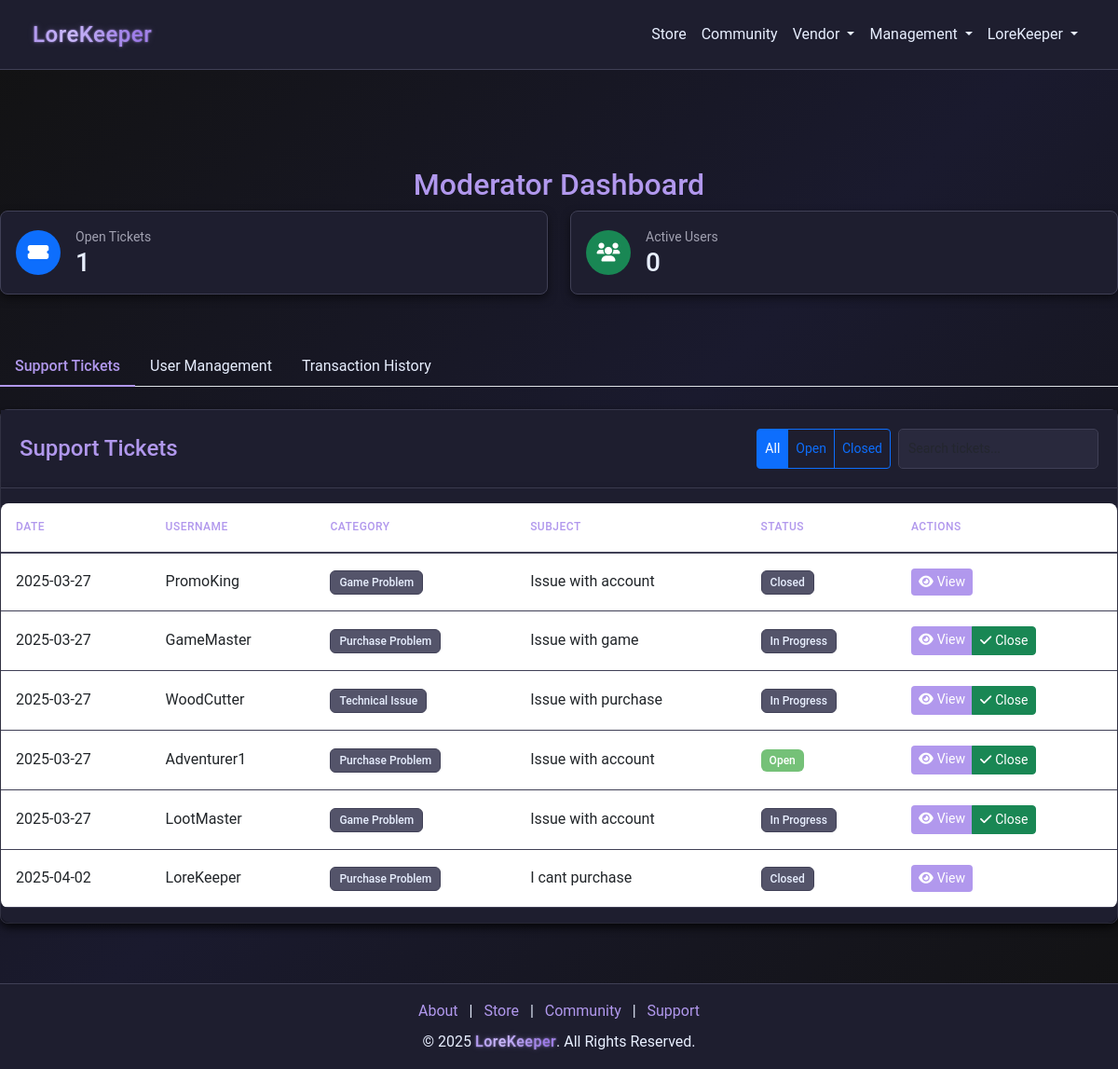
The page /moderator/dashboard (signed in) on the database as committed earlier.
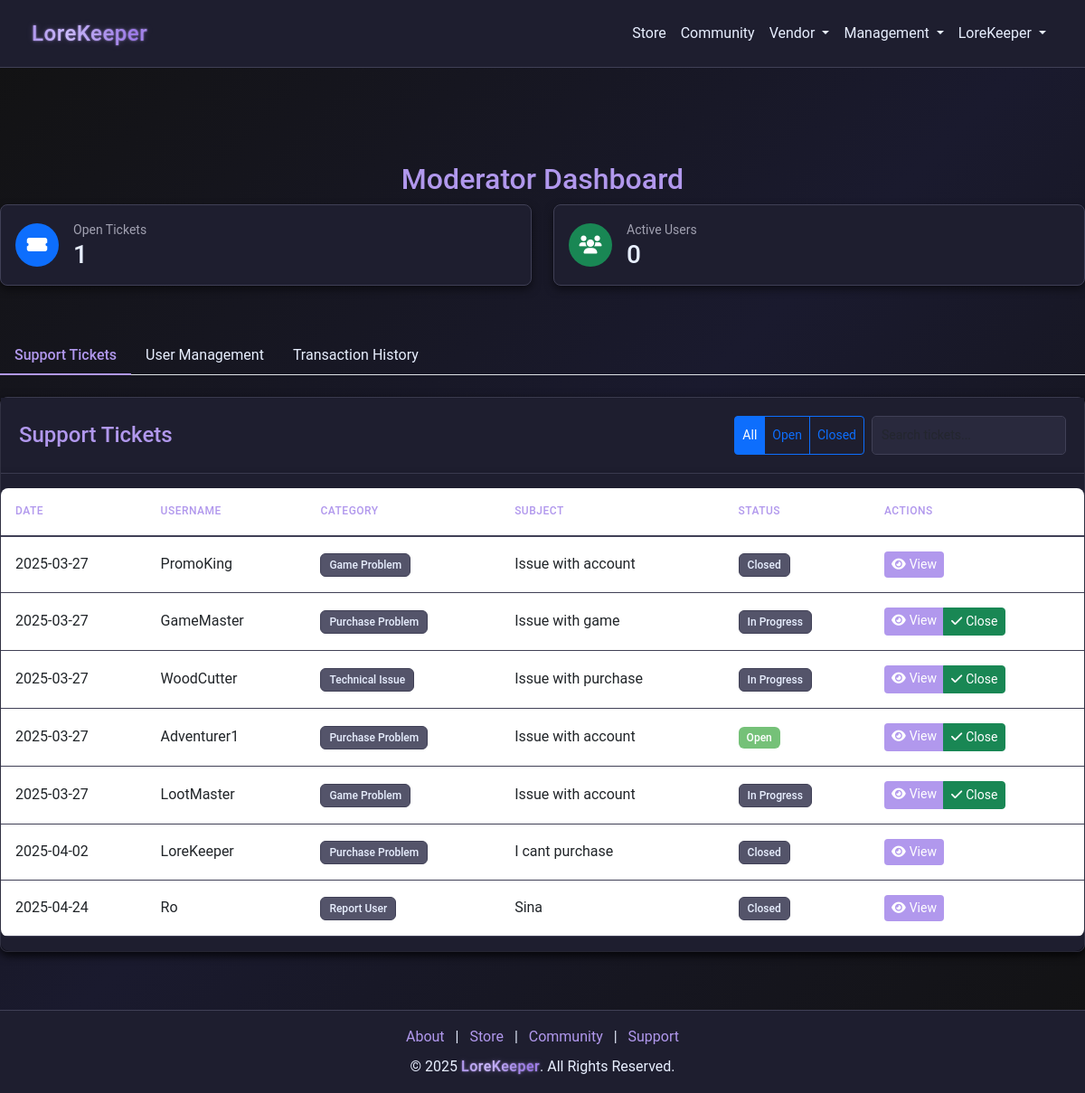
The same page on the database as committed later.
### models.py (models this page shows)
class SupportTicket(db.Model):
    __tablename__ = "support_tickets"
    id = db.Column(db.Integer, primary_key=True)
    user_id = db.Column(db.Integer, db.ForeignKey("users.id"), nullable=False)
    category = db.Column(db.String(100), nullable=False)
    subject = db.Column(db.String(100), nullable=False)
    message = db.Column(db.Text, nullable=False)
    status = db.Column(db.String(20), default="Open", index=True)
    created_at = db.Column(db.DateTime, default=datetime.utcnow)
    responses = db.relationship(
        "SupportTicketResponse",
        back_populates="ticket",
        lazy="dynamic",
        cascade="all, delete-orphan",
    )
    user = db.relationship("User", back_populates="tickets")

class User(db.Model):
    __tablename__ = "users"
    id = db.Column(db.Integer, primary_key=True)
    username = db.Column(db.String(64), nullable=False, index=True)
    email = db.Column(db.String(128), unique=True, nullable=False, index=True)
    password = db.Column(db.String(128), nullable=False)
    bio = db.Column(db.String(256), default="")
    privilege_id = db.Column(db.Integer, db.ForeignKey("privileges.id"), default=1)
    created_at = db.Column(db.DateTime, default=datetime.utcnow)
    status = db.Column(db.String(64), default="Active", index=True)
    balance = db.Column(db.Integer, default=0)
    pending_balance = db.Column(db.Integer, default=0)
    purchases = db.relationship(
        "Purchase", back_populates="user", lazy=True, cascade="all, delete-orphan"
    )
    subscription = db.relationship(
        "Subscription", back_populates="user", lazy=True, cascade="all, delete-orphan"
    )
    received_transactions = db.relationship(
        "Receipt", foreign_keys="Receipt.receiver_id", back_populates="receiver"
    )
    tickets = db.relationship("SupportTicket", back_populates="user")
    responses = db.relationship("SupportTicketResponse", back_populates="responder")
    balance_logs = db.relationship("TransactionLog", back_populates="user")
    game_states = db.relationship("GameState", back_populates="user")
    grindstone_items = db.relationship("GrindStoneItem", back_populates="user")
    community_posts = db.relationship("CommunityPost", back_populates="creator")
    community_replies = db.relationship("CommunityReply", back_populates="creator")

### app.py (the view)
@app.route("/moderator/dashboard", methods=["GET", "POST"])
@moderator_required
def moderator_dashboard():
    tickets = SupportTicket.query.all()
    return render_template(
        "moderator_dashboard.html",
        tickets=tickets,
        get_username_from_id=get_username_from_id,
    )

### app.py (called while the page is built)
@app.after_request
def add_header(response):
    response.headers["Cache-Control"] = "no-store"
    return response

@app.route("/get_username_from_id/<int:user_id>")
def get_username_from_id(user_id):
    user = User.query.filter_by(id=user_id).first()
    return user.username

@app.before_request
def before_request():
    try:
        if session.get("user_id"):
            session.permanent = True
        else:
            getCookie()
    except Exception:
        session.clear()

### wrappers.py (called while the page is built)
def moderator_required(f):
    @wraps(f)
    def decorated_function(*args, **kwargs):
        if not session.get("user_id"):
            flash("You must be logged in to access this page", "warning")
            return redirect(url_for("login"))
        if session.get("privilege_id") <= 998:
            flash("Moderator access required for this page", "warning")
            return redirect(url_for("home"))
        return f(*args, **kwargs)
    return decorated_function

### templates/moderator_dashboard.html (shortened to what this page needs)
{% extends "nav_footer_template.html" %}
{% block content %}
<div class="container mt-5 admin-dashboard">
    <h2 class="text-center" style="color: var(--accent-color);">Moderator Dashboard</h2>
    <div class="row mb-4">
        <div class="col-md-6">
            <div class="admin-card p-3">
                <div class="d-flex align-items-center">
                    <div class="stats-icon bg-primary">
                        <i class="fas fa-ticket-alt"></i>
                    </div>
                    <div class="ms-3">
                        <div class="small text-muted">Open Tickets</div>
                        <div class="h3 mb-0">{{ tickets|selectattr('status', 'eq', 'Open')|list|length }}</div>
                    </div>
                </div>
            </div>
        </div>
        <div class="col-md-6">
            <div class="admin-card p-3">
                <div class="d-flex align-items-center">
                    <div class="stats-icon bg-success">
                        <i class="fas fa-users"></i>
                    </div>
                    <div class="ms-3">
                        <div class="small text-muted">Active Users</div>
                        <div class="h3 mb-0">{{ users|selectattr('is_banned', 'eq', false)|list|length }}</div>
                    </div>
                </div>
            </div>
        </div>
    </div>
    <ul class="nav nav-tabs mb-4" id="moderatorTabs" role="tablist">
        <li class="nav-item">
            <a class="nav-link active" id="tickets-tab" data-bs-toggle="tab" href="#tickets" role="tab" style="color: var(--accent-color);">Support Tickets</a>
        </li>
        <li class="nav-item">
            <a class="nav-link" id="users-tab" data-bs-toggle="tab" href="#users" role="tab" style="color: var(--accent-color);">User Management</a>
        </li>
        <li class="nav-item">
            <a class="nav-link" id="transactions-tab" data-bs-toggle="tab" href="#transactions" role="tab" style="color: var(--accent-color);">Transaction History</a>
        </li>
    </ul>
    <div class="tab-content" id="moderatorTabContent">
        <div class="tab-pane fade show active" id="tickets" role="tabpanel">
            <div class="admin-card">
                <div class="card-header">
                    <div class="d-flex justify-content-between align-items-center">
                        <h5 class="card-title mb-0">Support Tickets</h5>
                        <div class="d-flex gap-2">
                            <div class="btn-group">
                                <button type="button" class="btn btn-sm btn-outline-primary active" onclick="filterTickets('all')">
                                    All
                                </button>
                                <button type="button" class="btn btn-sm btn-outline-primary" onclick="filterTickets('open')">
                                    Open
                                </button>
                                <button type="button" class="btn btn-sm btn-outline-primary" onclick="filterTickets('closed')">
                                    Closed
                                </button>
                            </div>
                            <input type="text" class="form-control form-control-sm" placeholder="Search tickets..." id="ticketSearch">
                        </div>
                    </div>
                </div>
                <div class="card-body p-0">
                    <div class="table-responsive">
                        <table class="table admin-table">
                            <thead>
                                <tr>
                                    <th>Date</th>
                                    <th>Username</th>
                                    <th>Category</th>
                                    <th>Subject</th>
                                    <th>Status</th>
                                    <th>Actions</th>
                                </tr>
                            </thead>
                            <tbody>
                                {% for ticket in tickets %}
                                <tr>
                                    <td>{{ ticket.created_at.strftime('%Y-%m-%d') }}</td>
                                    <td>{{ get_username_from_id(ticket.user_id) }}</td>
                                    <td>
                                        <span class="badge bg-secondary">{{ ticket.category }}</span>
                                    </td>
                                    <td>{{ ticket.subject }}</td>
                                    <td>
                                        <span class="badge {% if ticket.status == 'Open' %}bg-success{% else %}bg-secondary{% endif %}">
                                            {{ ticket.status }}
                                        </span>
                                    </td>
                                    <td>
                                        <div class="btn-group">
                                            <a href="{{ url_for('view_ticket', ticket_id=ticket.id) }}" class="btn btn-sm btn-primary">
                                                <i class="fas fa-eye me-1"></i>View
                                            </a>
                                            {% if ticket.status != 'Closed' %}
                                            <button type="button" class="btn btn-sm btn-success" onclick="closeTicket('{{ ticket.id }}')">
                                                <i class="fas fa-check me-1"></i>Close
                                            </button>
                                            {% endif %}
                                        </div>
                                    </td>
                                </tr>
                                {% endfor %}
                            </tbody>
                        </table>
                    </div>
                </div>
            </div>
        </div>
    </div>
</div>
{% endblock %}

### templates/nav_footer_template.html (shortened to what this page needs)
<!doctype html>
<html lang="en">
  <head>
    <link
      href="https://cdn.jsdelivr.net/npm/bootstrap@5.3.0-alpha3/dist/css/bootstrap.min.css"
      rel="stylesheet"
    />
    <link
      rel="stylesheet"
      href="https://cdnjs.cloudflare.com/ajax/libs/font-awesome/6.0.0/css/all.min.css"
    />
    <link
      href="{{ url_for('static', filename='css/style.css') }}"
      rel="stylesheet"
    />
  </head>
  <body>
    <nav class="navbar navbar-expand-lg navbar-dark">
      <div class="container">
        <a class="navbar-brand glow" href="/">LoreKeeper</a>
        <div class="collapse navbar-collapse" id="navbarNav">
          <ul class="navbar-nav ms-auto">
            <li class="nav-item">
              <a
                class="nav-link {{ 'active' if request.path == '/store' }}"
                href="/store"
                >Store</a
              >
            </li>
            <li class="nav-item">
              <a
                class="nav-link {{ 'active' if request.path.startswith('/taverns') }}"
                href="/taverns"
                >Community</a
              >
            </li>
            {% if session.get('user_id') %}
            {% if session.get('privilege_id') == 2 or
            session.get('privilege_id') == 999 %}
            <li class="nav-item dropdown">
              <a
                class="nav-link dropdown-toggle"
                href="#"
                id="vendorDropdown"
                role="button"
                data-bs-toggle="dropdown"
                aria-expanded="false"
              >
                Vendor
              </a>
            </li>
            {% endif %}
            {% if session.get('privilege_id') >= 998 %}
            <li class="nav-item dropdown">
              <a
                class="nav-link dropdown-toggle"
                href="#"
                id="adminDropdown"
                role="button"
                data-bs-toggle="dropdown"
                aria-expanded="false"
              >
                Management
              </a>
            </li>
            {% endif %}
            <li class="nav-item dropdown">
              <a
                class="nav-link dropdown-toggle"
                href="#"
                id="userDropdown"
                role="button"
                data-bs-toggle="dropdown"
                aria-expanded="false"
              >
                {{ session['username'] }}
              </a>
            </li>
            {% endif %}
          </ul>
        </div>
      </div>
    </nav>
    <div class="content-wrapper">{% block content %}{% endblock %}</div>
    <footer class="text-center text-light py-3">
      <div class="container">
        <div class="footer-links mb-2">
          <a href="/about" class="mx-2">About</a> |
          <a href="/store" class="mx-2">Store</a> |
          <a href="/taverns" class="mx-2">Community</a> |
          <a href="/support" class="mx-2">Support</a>
        </div>
        <p class="mb-0">
          © 2025 <span class="glow">LoreKeeper</span>. All Rights Reserved.
        </p>
      </div>
    </footer>
  </body>
</html>

### templates/moderator_dashboard.html (style rules this page uses)
.admin-dashboard { background-color: var(--bg-color); color: var(--text-color); }
.tab-content { background-color: var(--bg-color); }
.nav-tabs { background-color: var(--bg-color); }
.admin-dashboard .stats-icon { width: 48px; height: 48px; display: flex; align-items: center; justify-content: center; border-radius: 50%; color: white; }
.admin-dashboard .stats-icon i { font-size: 20px; }
.admin-dashboard .badge { padding: 0.5em 0.75em; }
.admin-table th { font-weight: 500; text-transform: uppercase; font-size: 0.75rem; letter-spacing: 0.5px; }
.admin-table td { vertical-align: middle; }
.nav-tabs .nav-link { border: none; border-bottom: 2px solid transparent; transition: all 0.3s ease; background-color: var(--bg-color); color: var(--text-color); }
.nav-tabs .nav-link.active { border: none; border-bottom: 2px solid var(--accent-color); color: var(--accent-color) !important; font-weight: 500; background-color: var(--bg-color); }

Rows that differ between the two databases and show on the page:
added SupportTicket: created_at "2025-04-24", category "Report User", subject "Sina", status "Closed"
added User: username "Ro"
